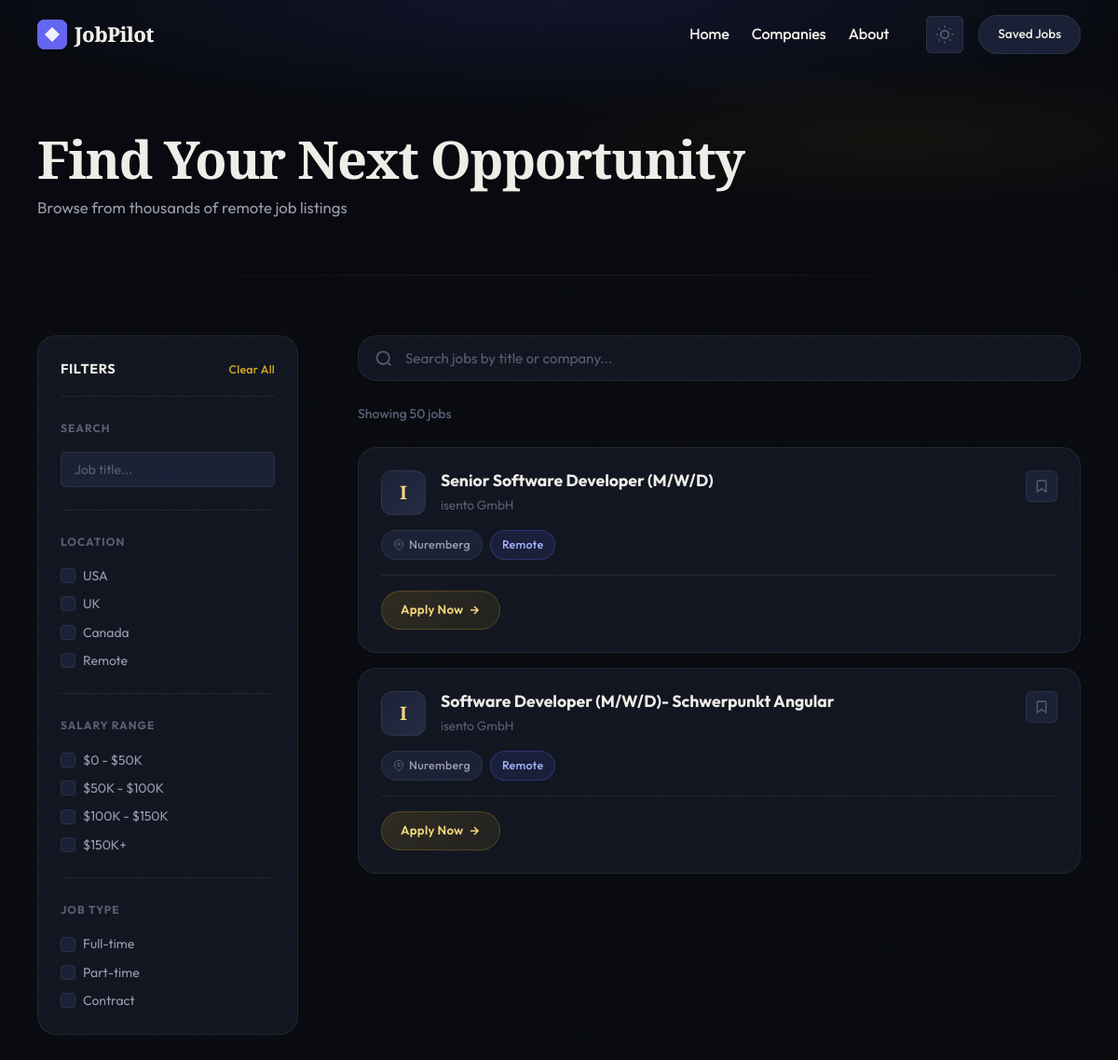
Screenshot of /jobs/ with the database file from the repository.
### App/models.py (models this page shows, shortened)
class Job(models.Model):
    title = models.CharField(max_length=255, null=True)
    company = models.CharField(max_length=255)
    location = models.CharField(max_length=255, blank=True)
    link = models.URLField(null=True)
    remote = models.BooleanField(default=True)
    country = models.CharField(max_length=50, blank=True)
    created_at = models.DateTimeField(auto_now_add=True)

### App/views.py (the view, shortened to what this page needs)
# urls.py: path('jobs/', views.jobs, name = 'jobs'),
def jobs(request):
    jobs_list = []
    cached_jobs = None
    if request.method == "GET":
        jobs_list = list(
            Job.objects.all()
            .order_by('-created_at')
            .values('title', 'company', 'location', 'link')[:50]
        )
        return render(request, "jobs.html", {
            "jobs": jobs_list
        })

### templates/jobs.html (shortened to what this page needs)
{% load static %}
<!doctype html>
<html lang="en">
<head>
  <link rel="stylesheet" href="{% static 'css/styles.css' %}" />
  <link rel="stylesheet" href="{% static 'css/animations.css' %}" />
  <link rel="stylesheet" href="{% static 'css/pages.css' %}" />
  <link rel="stylesheet" href="{% static 'css/jobs.css' %}" />
</head>
<body>
  <nav class="navbar">
    <div class="container navbar-content">
      <div class="logo">
        <span>JobPilot</span>
      </div>
      <div class="nav-links">
        <a href="/">Home</a>
        <a href="/companies/">Companies</a>
        <a href="/about/">About</a>
      </div>
      <div class="nav-actions">
        <button class="theme-toggle" id="themeToggle" aria-label="Toggle dark mode">
        </button>
        <a href="/saved-jobs/" class="btn-secondary">Saved Jobs</a>
      </div>
    </div>
  </nav>
  <section class="page-header">
    <div class="container">
      <h1>Find Your Next Opportunity</h1>
      <p>Browse from thousands of remote job listings</p>
    </div>
  </section>
  <div class="container jobs-container">
    <aside class="sidebar">
      <div class="filters-header">
        <h3>Filters</h3>
        <button id="clearFilters" class="btn-text">Clear All</button>
      </div>
      <div class="filter-group">
        <label class="filter-label">Search</label>
        <input type="text" id="searchFilter" placeholder="Job title..." class="filter-input" />
      </div>
      <div class="filter-group">
        <label class="filter-label">Location</label>
        <div class="filter-options">
          <label class="filter-checkbox">
            <input type="checkbox" value="USA" class="location-filter" />
            <span>USA</span>
          </label>
          <label class="filter-checkbox">
            <input type="checkbox" value="UK" class="location-filter" />
            <span>UK</span>
          </label>
          <label class="filter-checkbox">
            <input type="checkbox" value="Canada" class="location-filter" />
            <span>Canada</span>
          </label>
          <label class="filter-checkbox">
            <input type="checkbox" value="Remote" class="location-filter" />
            <span>Remote</span>
          </label>
        </div>
      </div>
      <div class="filter-group">
        <label class="filter-label">Salary Range</label>
        <div class="filter-options">
          <label class="filter-checkbox">
            <input type="checkbox" value="0-50k" class="salary-filter" />
            <span>$0 - $50K</span>
          </label>
          <label class="filter-checkbox">
            <input type="checkbox" value="50k-100k" class="salary-filter" />
            <span>$50K - $100K</span>
          </label>
          <label class="filter-checkbox">
            <input type="checkbox" value="100k-150k" class="salary-filter" />
            <span>$100K - $150K</span>
          </label>
          <label class="filter-checkbox">
            <input type="checkbox" value="150k+" class="salary-filter" />
            <span>$150K+</span>
          </label>
        </div>
      </div>
      <div class="filter-group">
        <label class="filter-label">Job Type</label>
        <div class="filter-options">
          <label class="filter-checkbox">
            <input type="checkbox" value="Full-time" class="type-filter" />
            <span>Full-time</span>
          </label>
          <label class="filter-checkbox">
            <input type="checkbox" value="Part-time" class="type-filter" />
            <span>Part-time</span>
          </label>
          <label class="filter-checkbox">
            <input type="checkbox" value="Contract" class="type-filter" />
            <span>Contract</span>
          </label>
        </div>
      </div>
    </aside>
    <main class="jobs-main">
      <form action="" method="POST" class="jobs-search-form">
        <div class="jobs-search">
          <input type="text" id="mainSearch" name="query" placeholder="Search jobs by title or company..."
            class="search-input" />
        </div>
      </form>
      <div class="results-info" id="resultsInfo">
        <span class="results-count" id="resultsCount">Loading...</span>
      </div>
      <div class="jobs-list">
        {% if jobs|length > 0 %}
        {% for job in jobs reversed %}
        <article class="job-card" style="--card-delay: {{ forloop.counter0 }}">
          <div class="job-header">
            <div class="company-logo">{{ job.company|first }}</div>
            <div class="job-title-group">
              <h3 class="job-title">{{ job.title }}</h3>
              <p class="company-name">{{ job.company }}</p>
            </div>
            <button class="save-btn" aria-label="Save job">
              <svg width="16" height="16" viewBox="0 0 24 24" fill="none" stroke="currentColor" stroke-width="2">
                <path d="M19 21l-7-5-7 5V5a2 2 0 0 1 2-2h10a2 2 0 0 1 2 2z" />
              </svg>
            </button>
          </div>
          <div class="job-meta">
            <span class="meta-tag">
              <svg width="12" height="12" viewBox="0 0 24 24" fill="none" stroke="currentColor" stroke-width="2">
                <path d="M21 10c0 7-9 13-9 13s-9-6-9-13a9 9 0 0 1 18 0z" />
                <circle cx="12" cy="10" r="3" />
              </svg>
              {{ job.location }}
            </span>
            <span class="meta-tag meta-tag-remote">Remote</span>
          </div>
          <div class="job-footer">
            <a href="{{ job.link }}" target="_blank" class="btn-apply">
              Apply Now
              <svg width="14" height="14" viewBox="0 0 24 24" fill="none" stroke="currentColor" stroke-width="2.5">
                <path d="M5 12h14M12 5l7 7-7 7" />
              </svg>
            </a>
          </div>
        </article>
        {% endfor %}
        {% else %}
        <div style="text-align:center; padding:40px; opacity:0.7;">
          <h3>No jobs found yet</h3>
          <p>Try searching for a job like <b>Python</b>, <b>Django</b>, <b>Frontend</b>, etc.</p>
        </div>
        {% endif %}
    </main>
  </div>
</body>
</html>

### static/css/animations.css (style rules this page uses)
.job-card::after, .company-card::after { content: ''; position: absolute; top: 0; left: -100%; width: 60%; height: 100%; background: linear-gradient(105deg, transparent 40%, rgba(255, 255, 255, 0.04) 50%, transparent 60%); transition: left 0.6s cubic-bezier(0.23, 1, 0.32, 1); pointer-events: none; }
.btn-primary svg, .btn-search svg, .btn-apply svg, .view-all svg, .btn-company svg { transition: transform 0.25s cubic-bezier(0.23, 1, 0.32, 1); }
.navbar { animation: navbarSlideIn 0.7s cubic-bezier(0.23, 1, 0.32, 1) 0.1s both; }
body { animation: pageIn 0.4s cubic-bezier(0.23, 1, 0.32, 1) both; }

### static/css/pages.css (style rules this page uses)
.page-header { position: relative; padding: 140px 0 60px; overflow: hidden; background: var(--bg); z-index: 2; }
.page-header::before { content: ''; position: absolute; inset: 0; background: radial-gradient(ellipse 80% 60% at 50% 0%, rgba(88, 101, 242, 0.12) 0%, transparent 70%), radial-gradient(ellipse 50% 40% at 80% 50%, rgba(212, 168, 32, 0.06) 0%, transparent 70%); pointer-events: none; }
.page-header::after { content: ''; position: absolute; bottom: 0; left: 0; right: 0; height: 1px; background: linear-gradient(90deg, transparent, var(--border), transparent); }
.page-header .container { position: relative; z-index: 1; }
.page-header h1 { font-family: var(--font-display); font-size: clamp(2rem, 5vw, 3.5rem); font-weight: 800; color: var(--text-primary); letter-spacing: -0.025em; line-height: 1.1; margin-bottom: var(--space-sm); animation: fadeInUp 0.6s cubic-bezier(0.23, 1, 0.32, 1) both; }
.page-header p { font-size: 1.05rem; color: var(--text-secondary); animation: fadeInUp 0.6s cubic-bezier(0.23, 1, 0.32, 1) 0.1s both; }
.theme-toggle { width: 40px; height: 40px; border-radius: var(--radius-sm); background: var(--surface); border: 1px solid var(--border); display: flex; align-items: center; justify-content: center; color: var(--text-muted); transition: all var(--t-fast) var(--ease); cursor: pointer; }

### rows the page displays
Job: company|first "I", title "Senior Software Developer (M/W/D)", company "isento GmbH", location "Nuremberg"
Job: company|first "I", title "Software Developer (M/W/D)- Schwerpunkt Angular", company "isento GmbH", location "Nuremberg"
